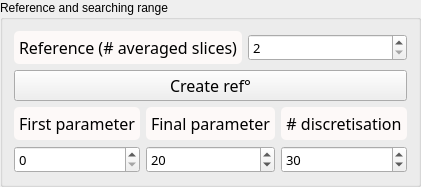
             <widget class="QGroupBox" name="groupBox">
              <property name="title">
               <string>Reference and searching range</string>
              </property>
              <layout class="QVBoxLayout" name="verticalLayout_9">
               <item>
                <layout class="QHBoxLayout" name="horizontalLayout_2">
                 <item>
                  <widget class="QLabel" name="label_12">
                   <property name="sizePolicy">
                    <sizepolicy hsizetype="MinimumExpanding" vsizetype="Maximum">
                     <horstretch>0</horstretch>
                     <verstretch>0</verstretch>
                    </sizepolicy>
                   </property>
                   <property name="font">
                    <font>
                     <family>Noto Sans Cond</family>
                     <pointsize>12</pointsize>
                     <weight>50</weight>
                     <italic>false</italic>
                     <bold>false</bold>
                    </font>
                   </property>
                   <property name="styleSheet">
                    <string notr="true">QLabel {
color: rgb(0, 0, 0);
background-color:	rgb(253, 249, 248);
border-style : outset;
Border-radius : 5px;
border-width : 0px;
border-color : black;
min-width : 5em;
padding : 5px;
font : 12pt &quot;Noto Sans Cond&quot;;
}</string>
                   </property>
                   <property name="text">
                    <string>Reference (# averaged slices)</string>
                   </property>
                   <property name="alignment">
                    <set>Qt::AlignCenter</set>
                   </property>
                  </widget>
                 </item>
                 <item>
                  <widget class="QSpinBox" name="AVG_box">
                   <property name="sizePolicy">
                    <sizepolicy hsizetype="MinimumExpanding" vsizetype="Maximum">
                     <horstretch>0</horstretch>
                     <verstretch>0</verstretch>
                    </sizepolicy>
                   </property>
                   <property name="font">
                    <font>
                     <family>Noto Sans Cond</family>
                     <pointsize>10</pointsize>
                     <weight>50</weight>
                     <italic>false</italic>
                     <bold>false</bold>
                    </font>
                   </property>
                   <property name="styleSheet">
                    <string notr="true"/>
                   </property>
                   <property name="minimum">
                    <number>2</number>
                   </property>
                  </widget>
                 </item>
                </layout>
               </item>
               <item>
                <widget class="QPushButton" name="Proxy_button">
                 <property name="sizePolicy">
                  <sizepolicy hsizetype="MinimumExpanding" vsizetype="Fixed">
                   <horstretch>0</horstretch>
                   <verstretch>0</verstretch>
                  </sizepolicy>
                 </property>
                 <property name="minimumSize">
                  <size>
                   <width>96</width>
                   <height>0</height>
                  </size>
                 </property>
                 <property name="font">
                  <font>
                   <family>Noto Sans Cond</family>
                   <pointsize>12</pointsize>
                   <weight>50</weight>
                   <italic>false</italic>
                   <bold>false</bold>
                  </font>
                 </property>
                 <property name="toolTip">
                  <string>&lt;html&gt;&lt;head/&gt;&lt;body&gt;&lt;p&gt;&lt;span style=&quot; font-size:11pt;&quot;&gt;Proxy of image reference via meaning slices&lt;/span&gt;&lt;/p&gt;&lt;/body&gt;&lt;/html&gt;</string>
                 </property>
                 <property name="styleSheet">
                  <string notr="true"/>
                 </property>
                 <property name="text">
                  <string>Create ref°</string>
                 </property>
                </widget>
               </item>
               <item>
                <layout class="QGridLayout" name="gridLayout">
                 <item row="0" column="0">
                  <widget class="QLabel" name="label_3">
                   <property name="sizePolicy">
                    <sizepolicy hsizetype="MinimumExpanding" vsizetype="Preferred">
                     <horstretch>0</horstretch>
                     <verstretch>0</verstretch>
                    </sizepolicy>
                   </property>
                   <property name="font">
                    <font>
                     <family>Noto Sans Cond</family>
                     <pointsize>12</pointsize>
                     <weight>50</weight>
                     <italic>false</italic>
                     <bold>false</bold>
                    </font>
                   </property>
                   <property name="styleSheet">
                    <string notr="true">QLabel {
color: rgb(0, 0, 0);
background-color:	rgb(253, 249, 248);
border-style : outset;
Border-radius : 5px;
border-width : 0px;
border-color : black;
min-width : 5em;
padding : 5px;
font : 12pt &quot;Noto Sans Cond&quot;;
}</string>
                   </property>
                   <property name="text">
                    <string>First parameter</string>
                   </property>
                   <property name="alignment">
                    <set>Qt::AlignCenter</set>
                   </property>
                  </widget>
                 </item>
                 <item row="0" column="2">
                  <widget class="QLabel" name="label_4">
                   <property name="sizePolicy">
                    <sizepolicy hsizetype="MinimumExpanding" vsizetype="Preferred">
                     <horstretch>0</horstretch>
                     <verstretch>0</verstretch>
                    </sizepolicy>
                   </property>
                   <property name="font">
                    <font>
                     <family>Noto Sans Cond</family>
                     <pointsize>12</pointsize>
                     <weight>50</weight>
                     <italic>false</italic>
                     <bold>false</bold>
                    </font>
                   </property>
                   <property name="styleSheet">
                    <string notr="true">QLabel {
color: rgb(0, 0, 0);
background-color:	rgb(253, 249, 248);
border-style : outset;
Border-radius : 5px;
border-width : 0px;
border-color : black;
min-width : 5em;
padding : 5px;
font : 12pt &quot;Noto Sans Cond&quot;;
}</string>
                   </property>
                   <property name="text">
                    <string>Final parameter</string>
                   </property>
                   <property name="alignment">
                    <set>Qt::AlignCenter</set>
                   </property>
                  </widget>
                 </item>
                 <item row="0" column="4">
                  <widget class="QLabel" name="label_5">
                   <property name="sizePolicy">
                    <sizepolicy hsizetype="MinimumExpanding" vsizetype="Preferred">
                     <horstretch>0</horstretch>
                     <verstretch>0</verstretch>
                    </sizepolicy>
                   </property>
                   <property name="font">
                    <font>
                     <family>Noto Sans Cond</family>
                     <pointsize>12</pointsize>
                     <weight>50</weight>
                     <italic>false</italic>
                     <bold>false</bold>
                    </font>
                   </property>
                   <property name="styleSheet">
                    <string notr="true">QLabel {
color: rgb(0, 0, 0);
background-color:	rgb(253, 249, 248);
border-style : outset;
Border-radius : 5px;
border-width : 0px;
border-color : black;
min-width : 5em;
padding : 5px;
font : 12pt &quot;Noto Sans Cond&quot;;
}</string>
                   </property>
                   <property name="text">
                    <string># discretisation</string>
                   </property>
                   <property name="alignment">
                    <set>Qt::AlignCenter</set>
                   </property>
                  </widget>
                 </item>
                 <item row="1" column="0">
                  <widget class="QSpinBox" name="Spin_first">
                   <property name="sizePolicy">
                    <sizepolicy hsizetype="MinimumExpanding" vsizetype="Fixed">
                     <horstretch>0</horstretch>
                     <verstretch>0</verstretch>
                    </sizepolicy>
                   </property>
                   <property name="font">
                    <font>
                     <family>Noto Sans Cond</family>
                     <pointsize>10</pointsize>
                     <weight>50</weight>
                     <italic>false</italic>
                     <bold>false</bold>
                    </font>
                   </property>
                   <property name="toolTip">
                    <string>&lt;html&gt;&lt;head/&gt;&lt;body&gt;&lt;p&gt;&lt;span style=&quot; font-size:11pt;&quot;&gt;The lowest denoising parameter value&lt;/span&gt;&lt;/p&gt;&lt;/body&gt;&lt;/html&gt;</string>
                   </property>
                   <property name="styleSheet">
                    <string notr="true"/>
                   </property>
                  </widget>
                 </item>
                 <item row="1" column="2">
                  <widget class="QSpinBox" name="Spin_final">
                   <property name="sizePolicy">
                    <sizepolicy hsizetype="MinimumExpanding" vsizetype="Fixed">
                     <horstretch>0</horstretch>
                     <verstretch>0</verstretch>
                    </sizepolicy>
                   </property>
                   <property name="font">
                    <font>
                     <family>Noto Sans Cond</family>
                     <pointsize>10</pointsize>
                     <weight>50</weight>
                     <italic>false</italic>
                     <bold>false</bold>
                    </font>
                   </property>
                   <property name="toolTip">
                    <string>&lt;html&gt;&lt;head/&gt;&lt;body&gt;&lt;p&gt;&lt;span style=&quot; font-size:11pt;&quot;&gt;The highest denoising parameter value&lt;/span&gt;&lt;/p&gt;&lt;/body&gt;&lt;/html&gt;</string>
                   </property>
                   <property name="styleSheet">
                    <string notr="true"/>
                   </property>
                   <property name="value">
                    <number>20</number>
                   </property>
                  </widget>
                 </item>
                 <item row="1" column="4">
                  <widget class="QSpinBox" name="Spin_nbr">
                   <property name="sizePolicy">
                    <sizepolicy hsizetype="MinimumExpanding" vsizetype="Fixed">
                     <horstretch>0</horstretch>
                     <verstretch>0</verstretch>
                    </sizepolicy>
                   </property>
                   <property name="font">
                    <font>
                     <family>Noto Sans Cond</family>
                     <pointsize>10</pointsize>
                     <weight>50</weight>
                     <italic>false</italic>
                     <bold>false</bold>
                    </font>
                   </property>
                   <property name="toolTip">
                    <string>&lt;html&gt;&lt;head/&gt;&lt;body&gt;&lt;p&gt;&lt;span style=&quot; font-size:11pt;&quot;&gt;The number of denoising parameters that must be tested in the given range&lt;/span&gt;&lt;/p&gt;&lt;/body&gt;&lt;/html&gt;</string>
                   </property>
                   <property name="styleSheet">
                    <string notr="true"/>
                   </property>
                   <property name="value">
                    <number>30</number>
                   </property>
                  </widget>
                 </item>
                </layout>
               </item>
              </layout>
             </widget>
